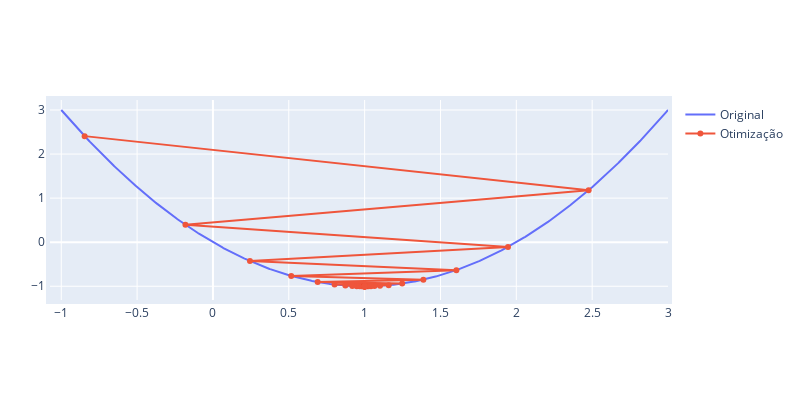

Notebook code cell kept with this figure:
### Code cell
plot_optim2(x, objective_function(x), seed=43, learning_rate=0.9)

### Figure 1 — Plotly figure (JSON) as saved in the notebook; plotly's stock layout.template omitted (floating-point values rounded to 4 significant figures; data arrays with more than 128 entries replaced by an {"elided": "..."} marker saying what was removed)
{"data": [{"mode": "lines", "name": "Original", "type": "scatter", "x": {"elided": "1000 float values"}, "y": {"elided": "1000 float values"}}, {"hovertext": ["Inicio", "Iteração: 0", "Iteração: 1", "Iteração: 2", "Iteração: 3", "Iteração: 4", "Iteração: 5", "Iteração: 6", "Iteração: 7", "Iteração: 8", "Iteração: 9", "Iteração: 10", "Iteração: 11", "Iteração: 12", "Iteração: 13", "Iteração: 14", "Iteração: 15", "Iteração: 16", "Iteração: 17", "Iteração: 18", "Iteração: 19", "Iteração: 20", "Iteração: 21", "Iteração: 22", "Iteração: 23", "Iteração: 24", "Iteração: 25", "Iteração: 26", "Iteração: 27", "Iteração: 28", "Iteração: 29", "Iteração: 30", "Iteração: 31", "Iteração: 32", "Iteração: 33", "Iteração: 34", "Iteração: 35", "Iteração: 36", "Iteração: 37", "Iteração: 38", "Iteração: 39", "Iteração: 40", "Iteração: 41", "Iteração: 42", "Iteração: 43", "Iteração: 44", "Iteração: 45", "Iteração: 46"], "mode": "lines+markers", "name": "Otimização", "type": "scatter", "x": [-0.8458, 2.477, -0.1813, 1.945, 0.244, 1.605, 0.5161, 1.387, 0.6903, 1.248, 0.8018, 1.159, 0.8732, 1.101, 0.9188, 1.065, 0.948, 1.042, 0.9667, 1.027, 0.9787, 1.017, 0.9864, 1.011, 0.9913, 1.007, 0.9944, 1.004, 0.9964, 1.003, 0.9977, 1.002, 0.9985, 1.001, 0.9991, 1.001, 0.9994, 1.0, 0.9996, 1.0, 0.9998, 1.0, 0.9998, 1.0, 0.9999, 1.0, 0.9999, 1.0], "y": [2.407, 1.18, 0.3955, -0.1069, -0.4284, -0.6342, -0.7659, -0.8502, -0.9041, -0.9386, -0.9607, -0.9749, -0.9839, -0.9897, -0.9934, -0.9958, -0.9973, -0.9983, -0.9989, -0.9993, -0.9995, -0.9997, -0.9998, -0.9999, -0.9999, -1.0, -1.0, -1.0, -1.0, -1.0, -1.0, -1.0, -1.0, -1.0, -1.0, -1.0, -1.0, -1.0, -1.0, -1.0, -1.0, -1.0, -1.0, -1.0, -1.0, -1.0, -1.0, -1.0]}], "layout": {"autosize": false, "height": 400, "margin": {"b": 100, "l": 50, "pad": 4, "r": 50, "t": 100}, "width": 800}}
